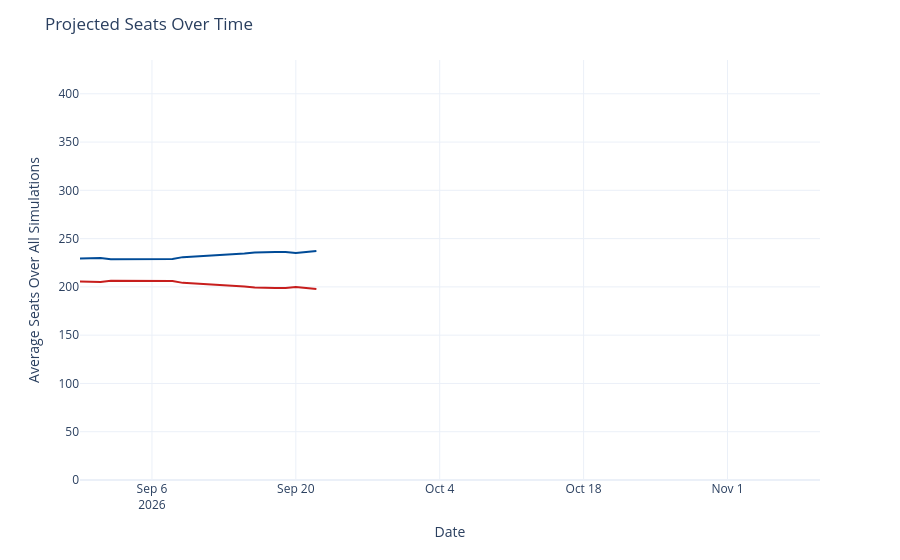

This figure's notebook cell:
### Code cell
seats_over_time = output_ts[(output_ts['geo'] == 'US House') &
                             (output_ts['type'] == 'seats')]
seats_over_time['rep_seats'] = seats_over_time['y'].map(lambda x: 435 - x)
seats_over_time = seats_over_time.rename({'y': 'Democrats', 'rep_seats': 'Republicans'}, axis=1)
seats_time_ser = px.line(seats_over_time, x='date', y=['Democrats', 'Republicans'], template='plotly_white',
                        color_discrete_map={'Democrats': '#004b97', 'Republicans': '#c71e1d'},)
seats_time_ser.update_traces(hovertemplate="%{y:.1f}")
seats_time_ser.update_layout(
    xaxis=dict(range=[pd.to_datetime('2026-08-30'), pd.to_datetime('2026-11-10')]),
    yaxis=dict(range=[0, 435]),
    xaxis_title='Date',
    yaxis_title='Average Seats Over All Simulations',
    title=dict(text="Projected Seats Over Time"),
    hovermode="x",
    showlegend=False
)
seats_time_ser

### Figure 1 — Plotly figure (JSON) as saved in the notebook; plotly's stock layout.template omitted (floating-point values rounded to 4 significant figures)
{"data": [{"hovertemplate": "%{y:.1f}", "legendgroup": "Democrats", "line": {"color": "#004b97", "dash": "solid"}, "marker": {"symbol": "circle"}, "mode": "lines", "name": "Democrats", "orientation": "v", "showlegend": true, "type": "scatter", "x": ["2026-08-30", "2026-08-31", "2026-09-01", "2026-09-02", "2026-09-03", "2026-09-04", "2026-09-05", "2026-09-06", "2026-09-07", "2026-09-08", "2026-09-09", "2026-09-14", "2026-09-15", "2026-09-16", "2026-09-17", "2026-09-18", "2026-09-19", "2026-09-20", "2026-09-21", "2026-09-22"], "xaxis": "x", "y": [229.4, 230.0, 230.0, 228.5, 228.5, 228.7, 228.7, 228.9, 228.8, 228.9, 230.8, 233.6, 234.7, 235.7, 236.2, 236.1, 236.0, 235.0, 236.2, 237.2], "yaxis": "y"}, {"hovertemplate": "%{y:.1f}", "legendgroup": "Republicans", "line": {"color": "#c71e1d", "dash": "solid"}, "marker": {"symbol": "circle"}, "mode": "lines", "name": "Republicans", "orientation": "v", "showlegend": true, "type": "scatter", "x": ["2026-08-30", "2026-08-31", "2026-09-01", "2026-09-02", "2026-09-03", "2026-09-04", "2026-09-05", "2026-09-06", "2026-09-07", "2026-09-08", "2026-09-09", "2026-09-14", "2026-09-15", "2026-09-16", "2026-09-17", "2026-09-18", "2026-09-19", "2026-09-20", "2026-09-21", "2026-09-22"], "xaxis": "x", "y": [205.6, 205.0, 205.0, 206.5, 206.5, 206.3, 206.3, 206.1, 206.2, 206.1, 204.2, 201.4, 200.3, 199.3, 198.8, 198.9, 199.0, 200.0, 198.8, 197.8], "yaxis": "y"}], "layout": {"hovermode": "x", "legend": {"title": {"text": "variable"}, "tracegroupgap": 0}, "margin": {"t": 60}, "showlegend": false, "title": {"text": "Projected Seats Over Time"}, "xaxis": {"anchor": "y", "domain": [0, 1], "range": ["2026-08-30T00:00:00", "2026-11-10T00:00:00"], "title": {"text": "Date"}}, "yaxis": {"anchor": "x", "domain": [0, 1], "range": [0, 435], "title": {"text": "Average Seats Over All Simulations"}}}}
